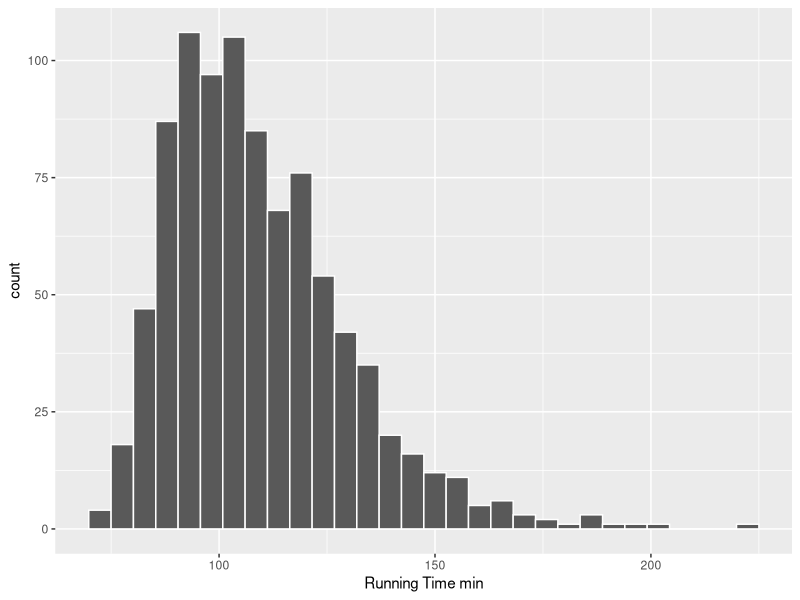
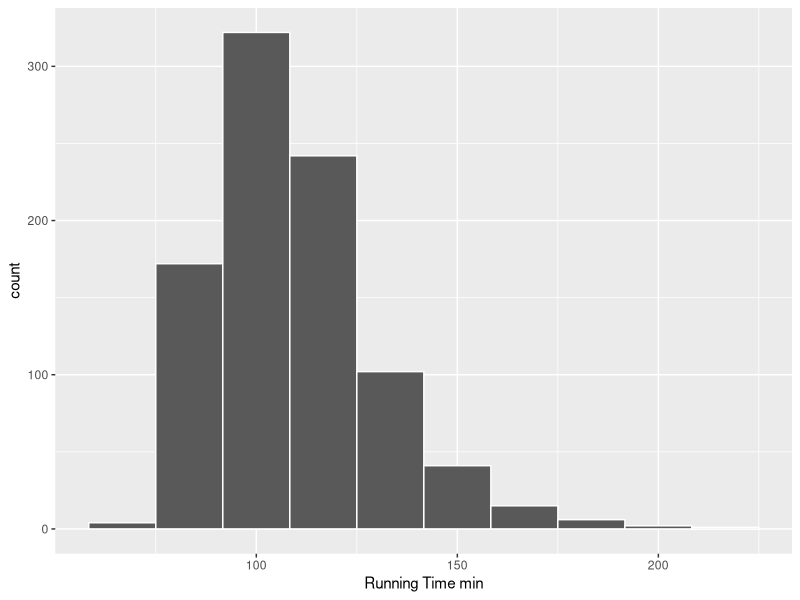
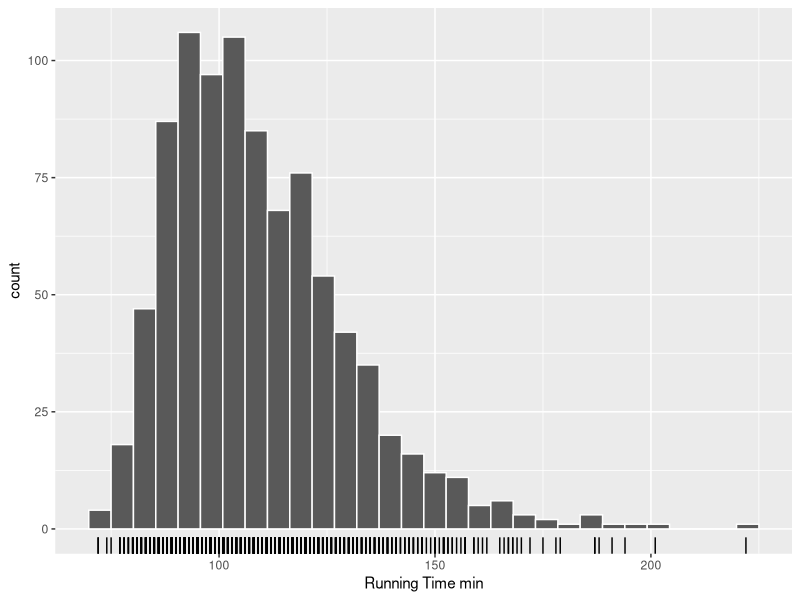
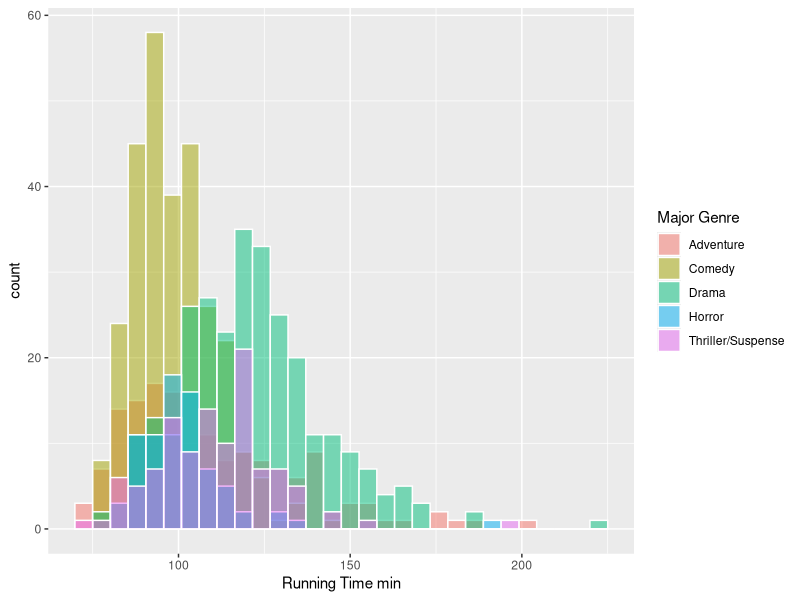
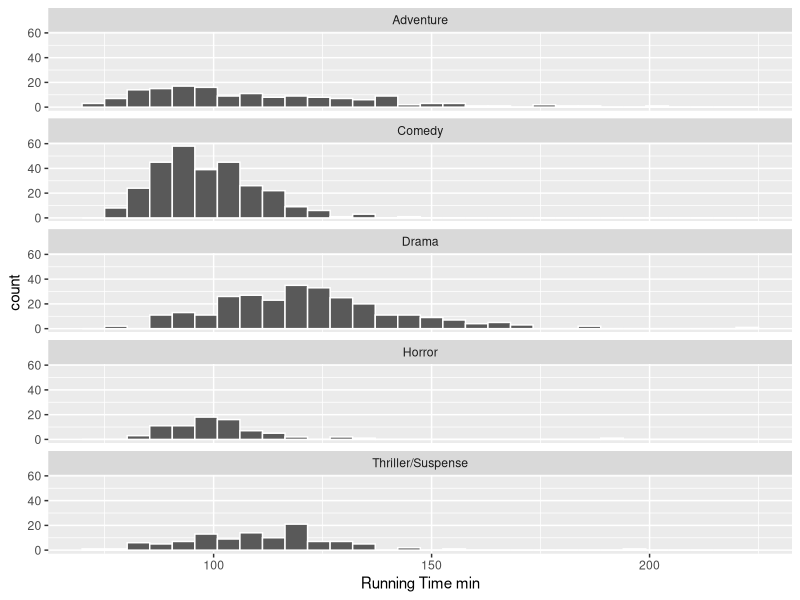

Write R code to recreate these figures, in order.
## ---- chunk 1
#| label: runtime-histogram-gg
#| message: false
#| fig-height: 3
library(ggplot2)

movies <- readr::read_csv('data/movies.csv')
ggplot(movies, aes(x= `Running Time min`)) +
    geom_bar(stat = "bin", color = 'white')
## ---- chunk 2
#| label: runtime-histogram-bins-gg
#| message: false
#| fig-height: 3
ggplot(movies, aes(x= `Running Time min`)) +
    geom_histogram(bins = 10, color = 'white')
## ---- chunk 3
#| label: runtime-histogram-rug-gg
#| fig-height: 3
ggplot(movies, aes(x = `Running Time min`)) +
    geom_histogram(color = 'white') +
    geom_rug()
## ---- chunk 4
#| fig-height: 3
ggplot(movies, aes(x = `Running Time min`, fill = `Major Genre`)) +
   geom_histogram(color = 'white', position = 'identity', alpha = 0.5)
## ---- chunk 5
#| fig-height: 6
ggplot(movies, aes(x = `Running Time min`)) +
   geom_histogram(color = 'white') +
   facet_wrap(vars(`Major Genre`), ncol=1)
